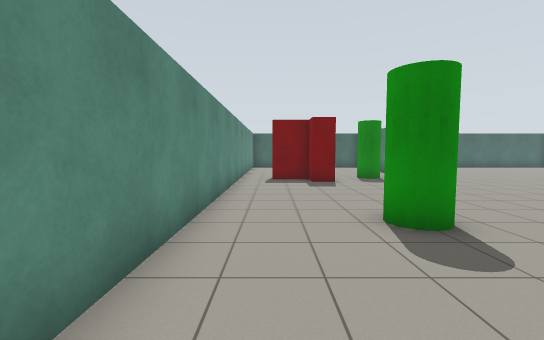
view 1 (above)

22 first-person views from a walk through a Gazebo world. The camera is 1.2 m above the floor, tilts 4° down and sees 90° across. The lines on the ground mark 1 m squares. The floor is counted in squares, 1 m on a side. Each view is taken from the middle of a square. On the plan, view 1 faces up. The plan holds only what a view shows up to about 12 squares ahead; the rest is blank.

view 2
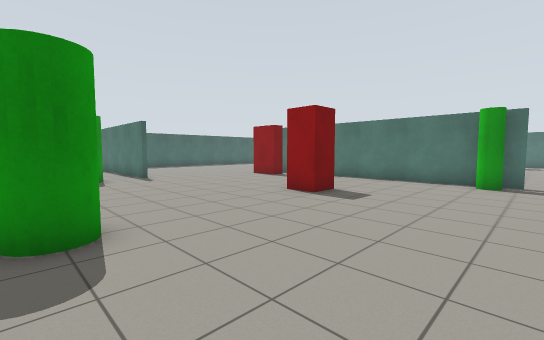

view 3
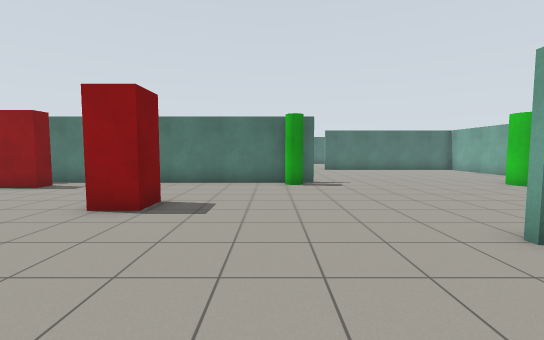

view 4
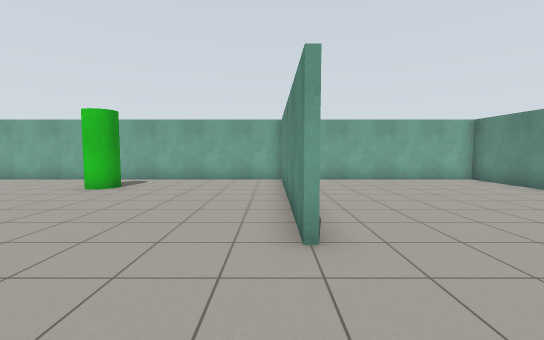

view 5
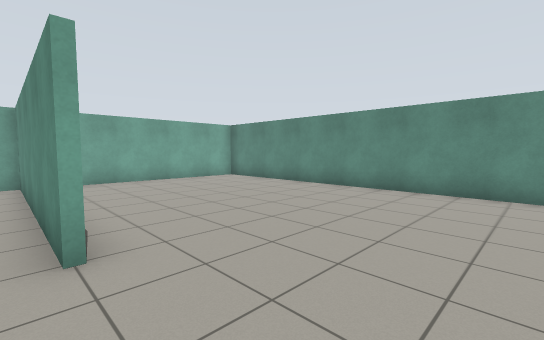

view 6
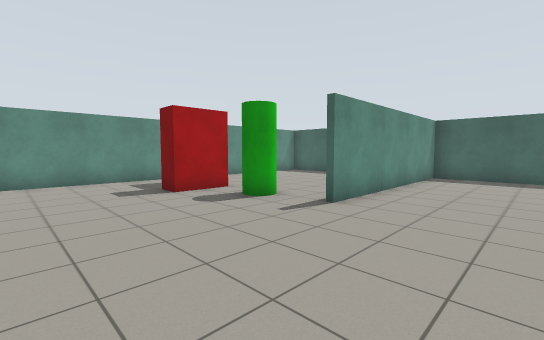

view 7
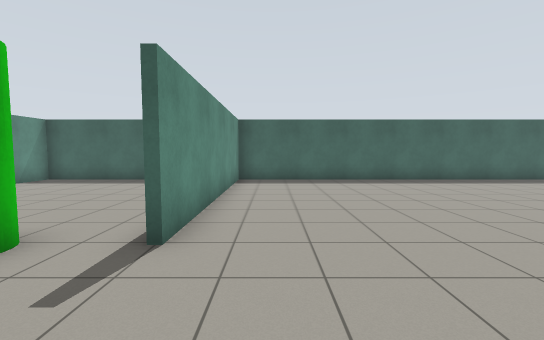

view 8
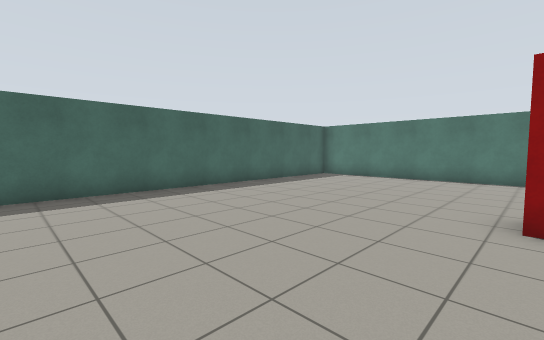

view 9
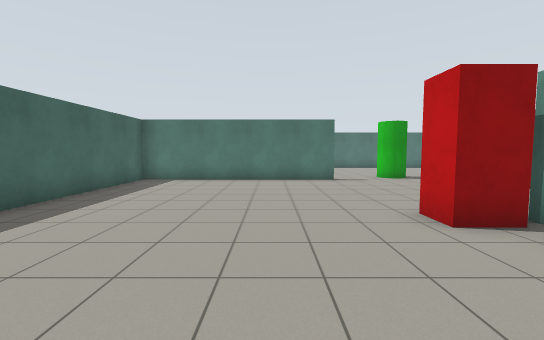

view 10
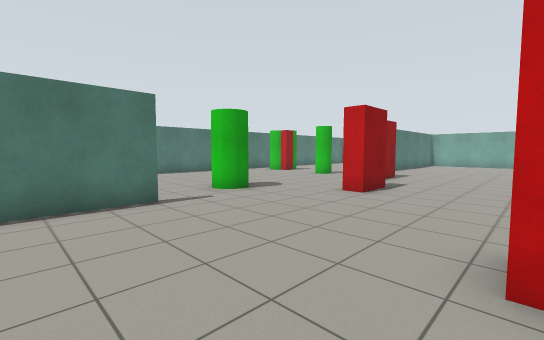

view 11
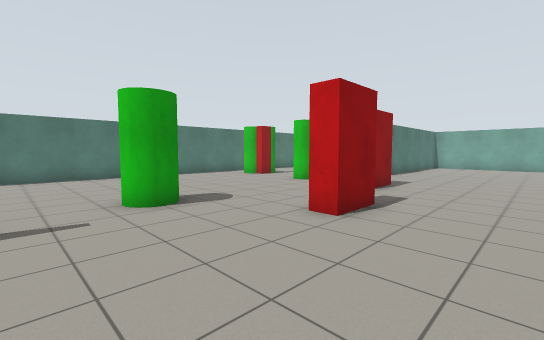

view 12
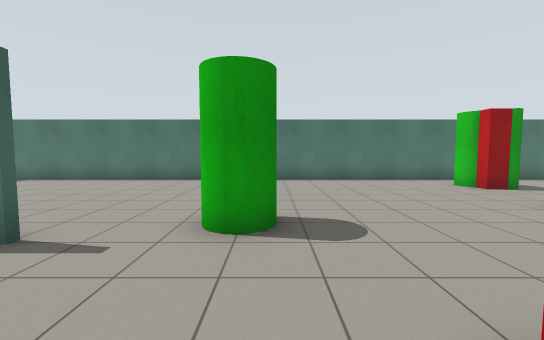

view 13
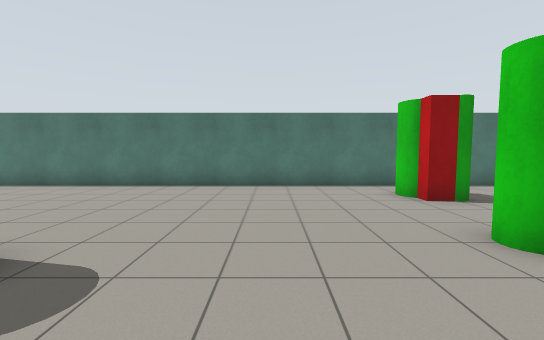

view 14
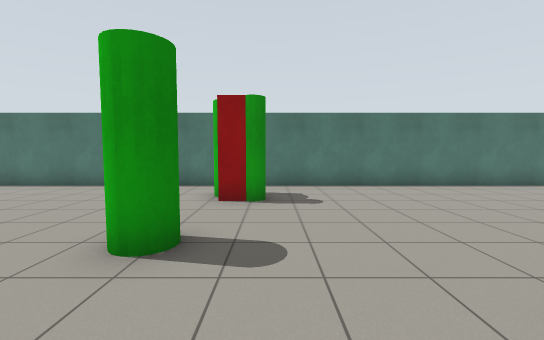

view 15
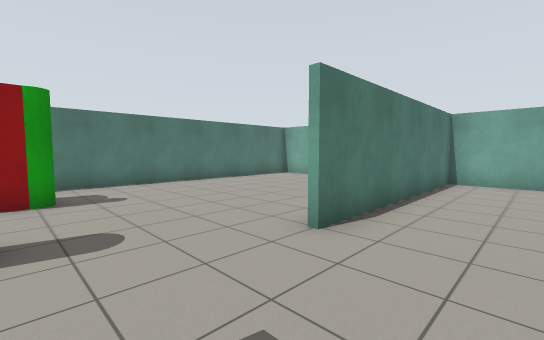

view 16
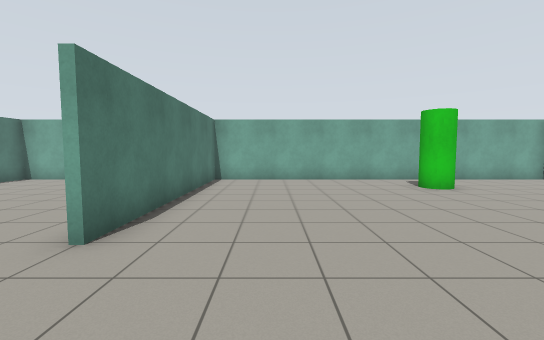

view 17
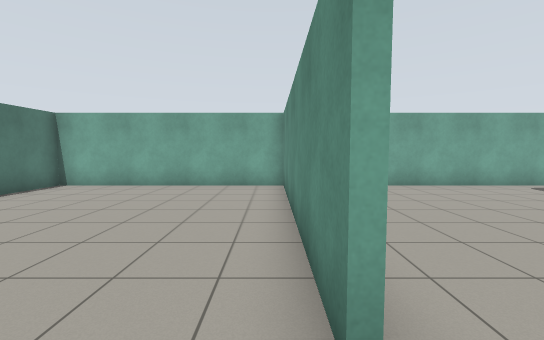

view 18
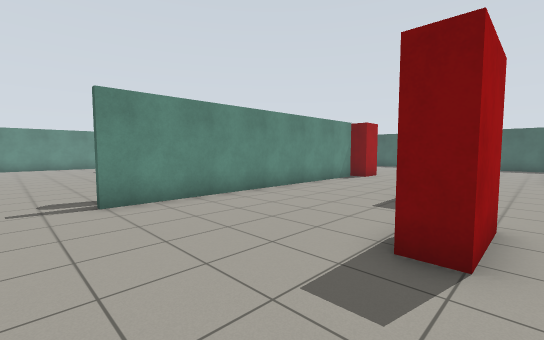

view 19
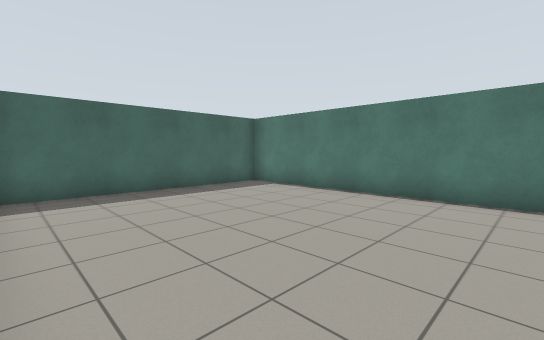

view 20
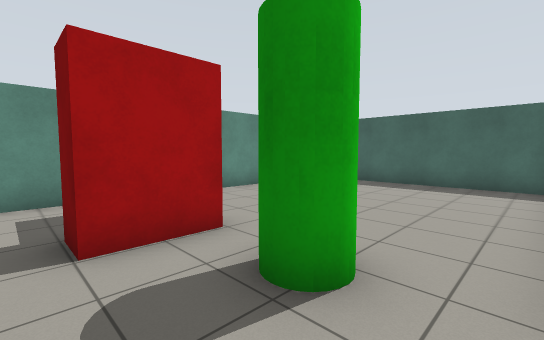

view 21
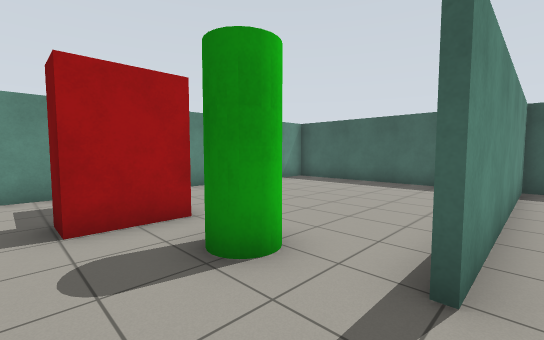

view 22
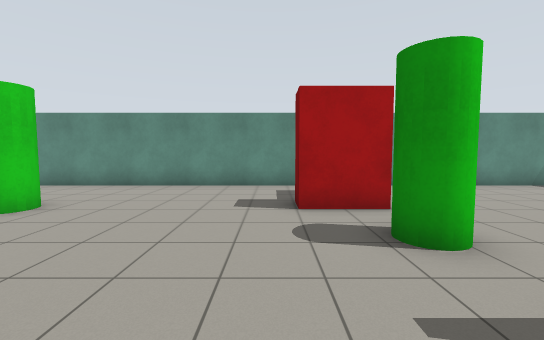

### Floor plan
Points are (right, up) in squares from view 1. A wall is a line through its corners. A room is listed if a view was taken in it or the views show most of it. See-through windows are left out.
Room 1 (views 1, 2, 3, 4, 5, 6, 7, 8, 9, 10, 11, 12, 13, 14, 15, 16, 17, 18, 19, 20, 21, 22)
walls: (13.4, 1.5) (13.4, 6.4); (13.4, 9.1) (13.4, 10.6); (13.6, 9.7) (13.6, 1.4); (20.6, -1.4) (20.6, -9); (6.6, -1.4) (6.6, -9.4) (28.4, -9.4) (28.4, 20.4) (20.9, 20.4); (20.4, 12.4) (20.4, 20.4) (6.6, 20.4) (6.6, 12.4); (20.4, -9.5) (20.4, -1.4); (-1.4, 12.1) (-1.4, -9.4) (5, -9.4); (6.1, 20.4) (-1.4, 20.4) (-1.4, 14.1)
objects: red box (0, 12) to (1, 12); green cylinder (2, 4) to (3, 5); red box (2, 11) to (2, 12); green cylinder (4, 12) to (5, 12); red box (9, 5); green cylinder (12, -7) to (13, -7); red box (12, 10) to (12, 11); green cylinder (13, 1); red box (13, 11) to (14, 12); red box (18, 6) to (18, 7); red box (19, 2) to (19, 4); green cylinder (21, 9) to (22, 10); green cylinder (22, 2) to (23, 3); green pole (26, 1); green cylinder (26, 2) to (27, 2)

Positions as (right, up) in squares from view 1, and headings:
1: (0, 0), facing up
2: (2, 0), facing up-right
3: (3, 2), facing right
4: (7, 2), facing down
5: (7, 2), facing down-left
6: (10, 7), facing up-left
7: (8, 9), facing up
8: (8, 12), facing up-right
9: (9, 15), facing right
10: (14, 15), facing down-right
11: (15, 12), facing down-right
12: (17, 9), facing right
13: (19, 6), facing right
14: (19, 1), facing right
15: (18, 2), facing down-right
16: (18, 2), facing down
17: (21, 0), facing down
18: (20, -1), facing up-left
19: (21, 12), facing up-right
20: (6, 10), facing up-left
21: (7, 10), facing up-left
22: (8, 10), facing left
